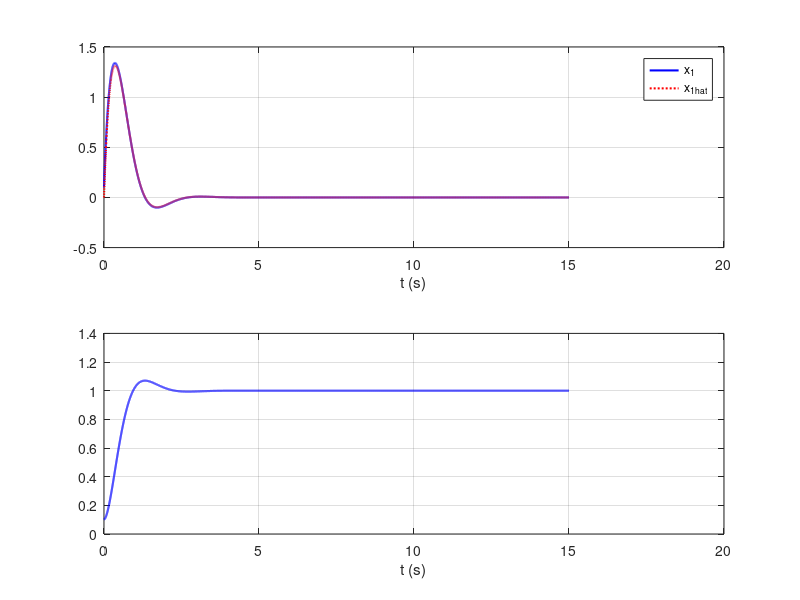
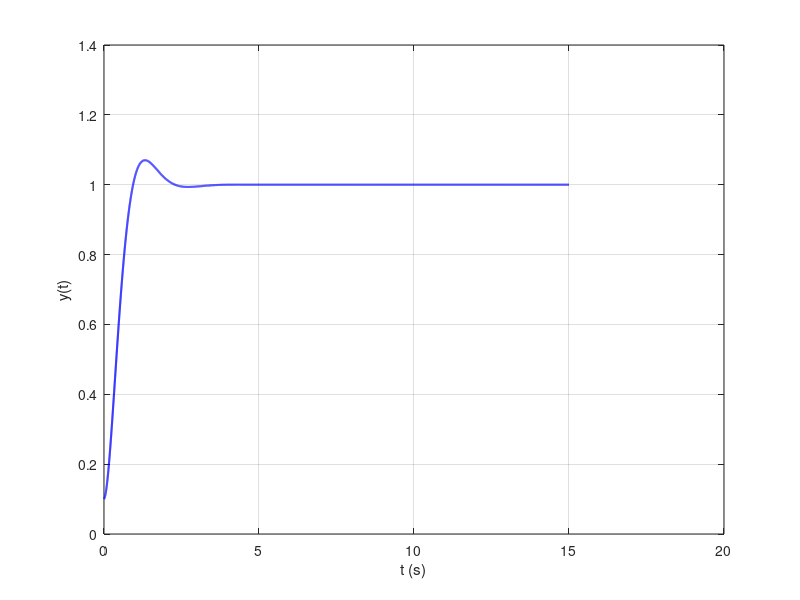

Reproduce these figures in MATLAB, in order.
% Clear workspace, close all figures, clear command window
clear all;
close all;
clc;

% System matrices
A = [-0.2 -1; 1 0];
B = [0.5; 0];
x0 = [0.1; 0.1];
C = [0 1];
D = 0;

% Calculate controllability and observability matrices
M_r = ctrb(A,B);
rho_M = rank(M_r); % Rank of controllability matrix

Mo = obsv(A,C);
rho_Mo = rank(Mo); % Rank of observability matrix

% Desired specifications for controller
zeta = 0.66; % Damping ratio
wn = 2.93; % Natural frequency

% Calculate desired eigenvalues for controller
lambda_1 = -zeta*wn + j*wn*sqrt(1-zeta^2);
lambda_2 = -zeta*wn - j*wn*sqrt(1-zeta^2);
lambda_des = [lambda_1 lambda_2];

% Pole placement for the controller
K = place(A, B, lambda_des);
eig_A_minus_BK = eig(A-B*K); % Eigenvalues of (A-B*K)

% State-space model for the closed-loop system
A_c = A-B*K;
B_c = B;
C_c = C;
D_c = D;
sys_N = ss(A_c, B_c, C_c, D_c);

% Adjust input gain to achieve unitary DC gain
N = 1/dcgain(sys_N);

% Desired poles for the observer
lambda_obsv_des = [-zeta*wn -zeta*wn];

% Pole placement for the observer
L = acker(A', C', lambda_obsv_des)';
eig_A_minus_LC = eig(A-L*C); % Eigenvalues of (A-L*C)

% Initial conditions
x0_hat = [0; 0];
A_I = [A -B*K; L*C A-B*K-L*C];
B_I = [B; B]*N;
C_I = [C zeros(1, 2)];
D_I = 0;
sys_cont = ss(A_I, B_I, C_I, D_I);

% Time simulation from 0 to 15 seconds
t_sim = linspace(0, 15, 10000);
u_sim = ones(size(t_sim));

% Simulate the closed-loop response
[y, t, x_I] = lsim(sys_cont, u_sim, t_sim, [x0; x0_hat]);

% Plotting the results
figure(1);
subplot(211);
plot(t, x_I(:,1), 'b', 'LineWidth', 1.5);
grid on; hold on;
plot(t, x_I(:,3), ':r', 'LineWidth', 1.5);
xlabel('t (s)');
legend('x_1', 'x_1_{hat}');

subplot(212);
plot(t, x_I(:,2), 'b', 'LineWidth', 1.5);
grid on; hold on;
xlabel('t (s)');

figure(2);
plot(t, y, 'b', 'LineWidth', 1.5);
grid on; xlabel('t (s)'); ylabel('y(t)');

% Simulate the closed-loop response
[y, t, x_I] = lsim(sys_cont, u_sim, t_sim, [x0; x0_hat]);

% Find the steady-state value (should be 1 due to unitary gain design)
y_ss = 1;

% Calculate the maximum value of the output response
y_max = max(y);

% Calculate the overshoot as a percentage of the steady-state value
overshoot_percent = (y_max - y_ss) / y_ss * 100;

% Display the maximum overshoot
disp(['Maximum Overshoot: ', num2str(overshoot_percent), '%']);

